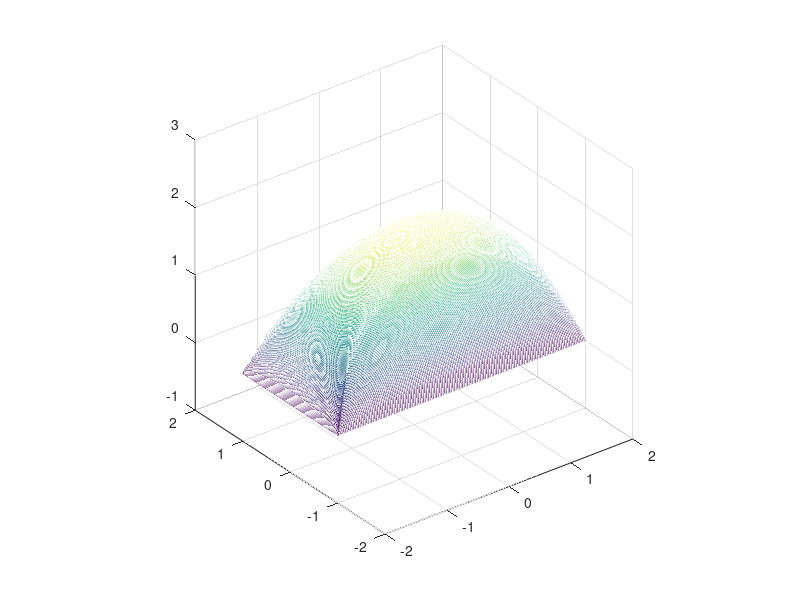

MATLAB code to generate this figure:
% INCLASS2NOV  Show mid-point rule approximation of integral
%   / 1 / 2
%   |   |   sqrt(4 - x^2) sqrt(1 - y^2)  dx dy
%   /-1 /-2
% using m=2 and n=2.

% input f(x,y) as anonymous function that computes correctly with lists
% of numbers as inputs
f = @(x,y) sqrt(4-x.^2).*sqrt(1-y.^2)

% get four midpoint values
f11 = f(-1,-.5)
f12 = f(1,-.5)
f21 = f(-1,.5)
f22 = f(1,.5)

% this is the approximation of the integral because
%    delta A = (delta x) (delta y) = (2) (1) = 2
(f11 + f12 + f21 + f22) * 2

% also, show surface
figure(1)
[x,y] = meshgrid(-2:.01:2, -1:.01:1);
% see that x is big array of x-values of locations:  size(x)
mesh(x,y,f(x,y))
axis equal

% FOLLOWING WAS NOT DONE IN CLASS
% get m = 20 and n = 10 midpoint approximation
dx = .1;
dy = .1;
[xx,yy] = meshgrid(-1.95:dx:1.95, -.95:dy:.95);
dA = dx * dy;
% here is approximation:
sum(sum(f(xx,yy))) * dA
% here is exact integral:
pi^2
